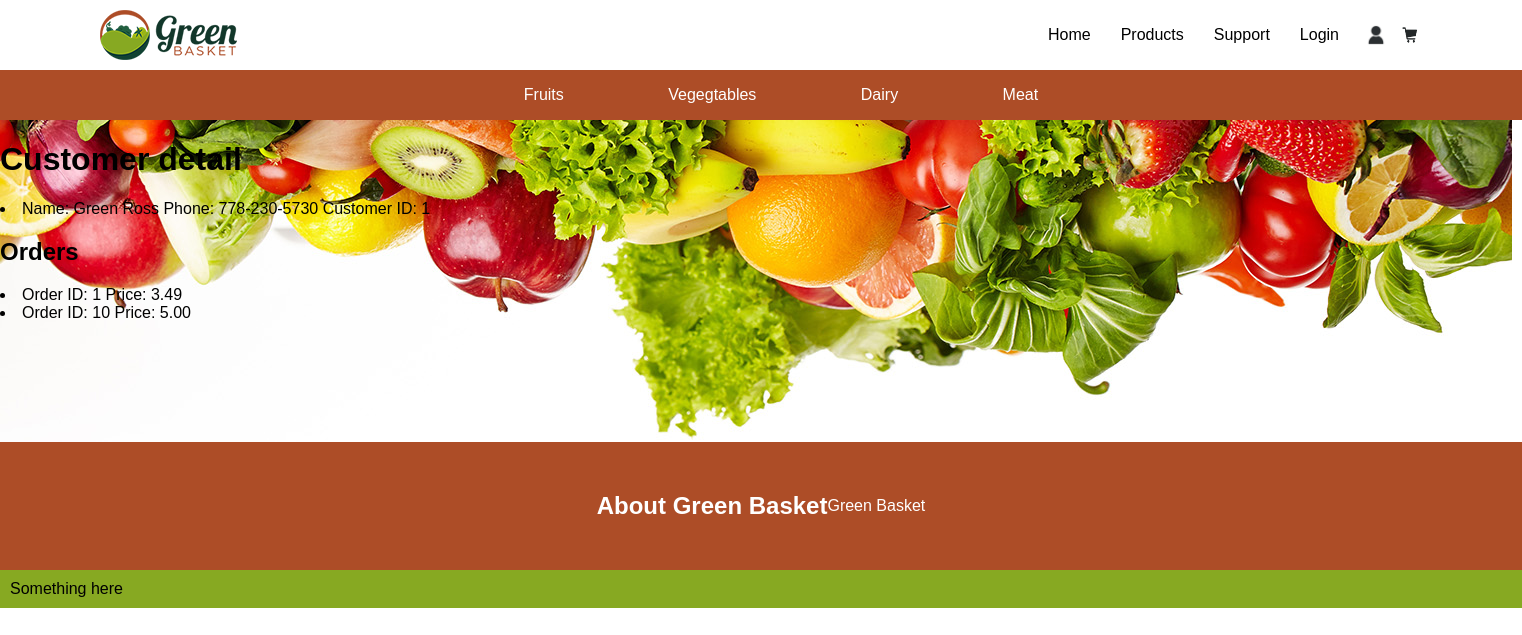
Page /users/1 on the committed database.
### models.py (models this page shows, shortened)
class User( UserMixin, db.Model):
    id = mapped_column(Integer, primary_key=True)
    name = mapped_column(String(200), nullable=False)
    phone = mapped_column(String(20), nullable=True)
    orders = relationship("Order", back_populates="user", cascade="all, delete-orphan")
    email =  mapped_column(String(200), nullable=True)
    password = mapped_column(String(200), nullable=True)
    is_admin = mapped_column(Boolean, default=False)

class Order(db.Model):
    id = mapped_column(Integer, primary_key=True)
    user_id = mapped_column(Integer, ForeignKey(User.id), nullable=False)
    user = relationship("User", back_populates="orders")
    total = mapped_column(Numeric, nullable=False, default=0)
    item = relationship("ProductOrder", back_populates="order", cascade="all, delete-orphan")
    created = mapped_column(DateTime(timezone=True), default=datetime.now().replace(microsecond=0))
    processed = mapped_column(DateTime(timezone=True), nullable=True)
    strategy = mapped_column(String(20))  # Add a column to store the strategy used

### routes/users.py (the view)
@users_bp.route('/<int:user_id>')
def user_detail(user_id):
    user = User.query.get_or_404(user_id)
    return render_template('pages/customer_detail.html', user=user)

### templates/pages/customer_detail.html
{% extends "base.html" %}
{% block content %}
<h1>Customer detail</h1>
<li>
    <span>Name: {{ user.name }}</span>
    <span>Phone: {{ user.phone }}</span>
    <span>Customer ID: {{ user.id }}</span>
</li>
<h2>Orders</h2>
{% for order in user.orders %}
<li>
    <span>Order ID: {{ order.id }}</span>
    <span>Price: {{ order.total|round(2) }}</span>
</li>
{% endfor %}
{% endblock %}

### static/css/style.css (style rules this page uses)
* { box-sizing: border-box; }
body, html { margin: 0; padding: 0; font-family: Arial, sans-serif; }

### rows in the picture
User: name "Green Ross", phone "778-230-5730", id "1"
Order: id "1", total "3.49"
Order: id "10", total "5.00"
